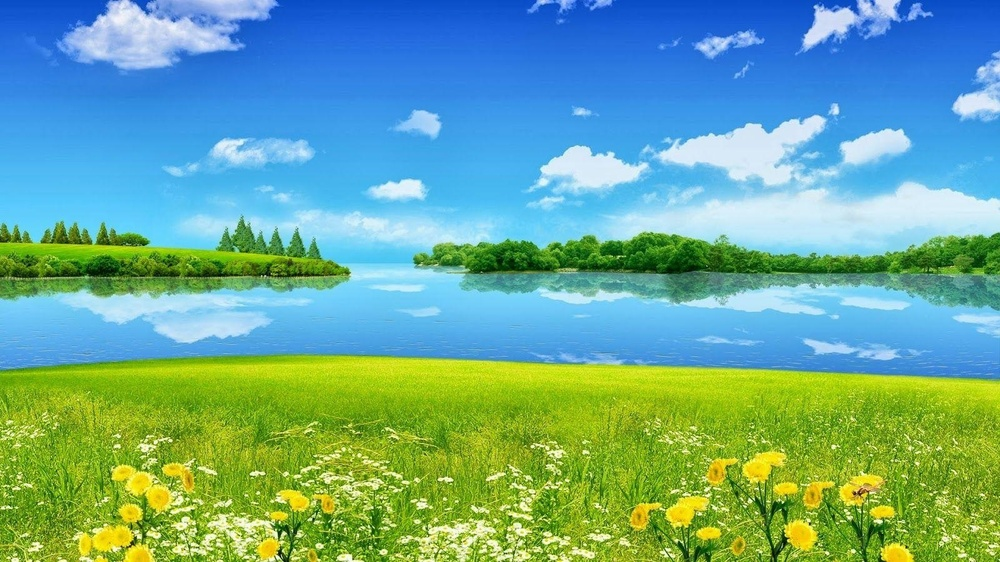
#> input picture scripts/projects/bg.jpeg, 1000 x 562 px, shrunk from 1600 x 900 before the run, given in place of the camera
$ python live_contur.py
#> lines starting #> are read from the running program, lines starting #| are printed output that depends on the picture; after the words box and inside, x2 and y2 are one past the last pixel; in counts of white or black regions, pixels touching at a corner belong together
import cv2 as cv
import numpy as np

# Initialize the webcam (0 is usually the default camera)
capture = cv.VideoCapture(0)

while True:
    # Capture frame-by-frame
    isTrue, frame = capture.read()
#> frame is the input picture: shape (562, 1000, 3); mean B, G, R 149.5, 169, 108

    # If the frame wasn't read successfully, break the loop
    if not isTrue:
        break

    # Create a blank image based on the frame size for drawing contours
    blank = np.zeros(frame.shape, dtype='uint8')

    # 1. Convert to Grayscale
    gray = cv.cvtColor(frame, cv.COLOR_BGR2GRAY)
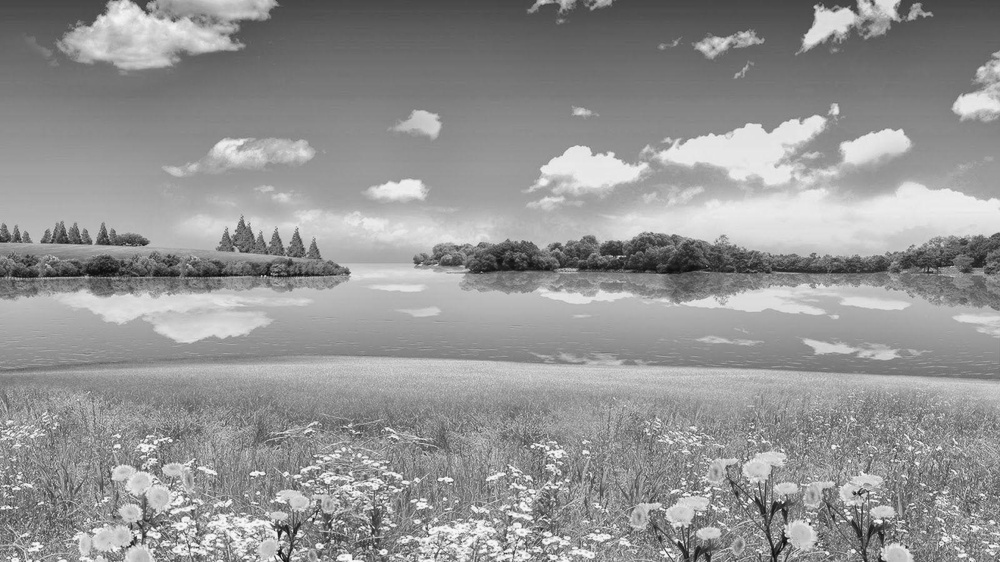
#> gray: shape (562, 1000); min 7, max 250, mean 148.5

    # 2. Blur the image slightly to reduce noise (helps with better contour detection)
    blur = cv.GaussianBlur(gray, (5,5), cv.BORDER_DEFAULT)

    # 3. Thresholding (Adjust 125 if the room is too dark/bright)
    ret, thresh = cv.threshold(blur, 125, 255, cv.THRESH_BINARY)
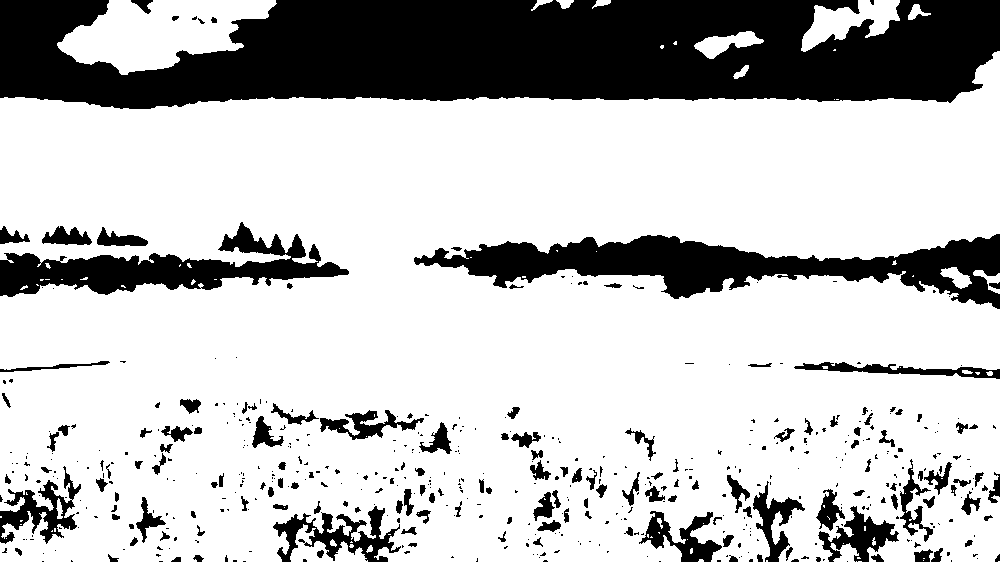
#> thresh: shape (562, 1000); 75% white; 514 black regions (364 under 20 px)

    # 4. Find Contours
    contours, hierarchies = cv.findContours(thresh, cv.RETR_LIST, cv.CHAIN_APPROX_SIMPLE)
#> contours = 580 contours, 404 with area under 20; largest, box (x1, y1, x2, y2) and area: (0, 51, 1000, 562) 415166, (57, 0, 277, 75) 9789, (801, 0, 900, 52) 2394, (319, 409, 425, 441) 1378, (290, 524, 368, 562) 1114

    # 5. Draw Contours on the blank image
    cv.drawContours(blank, contours, -1, (0, 0, 255), 1)
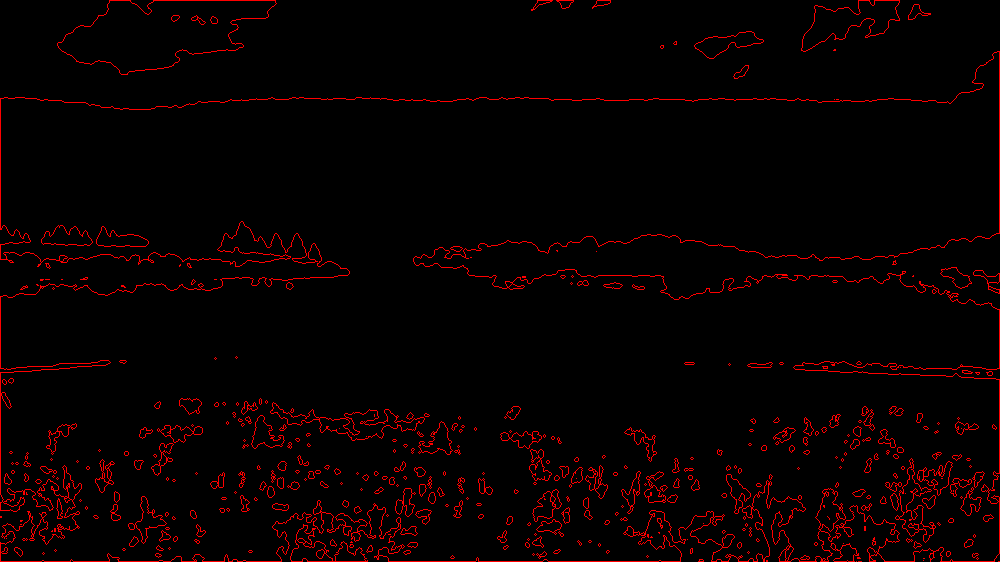
#> blank: shape (562, 1000, 3); mean of channels 0, 1, 2 0, 0, 8.9; drawn as B, G, R

    # Display the results
    cv.imshow('Live Webcam', frame)
    cv.imshow('Thresh', thresh)
    cv.imshow('Contours', blank)

    # Break the loop if 'd' is pressed
    if cv.waitKey(20) & 0xFF==ord('d'):
#> (key Esc is pressed here)
        break

# Release the capture and close windows
capture.release()
cv.destroyAllWindows()
